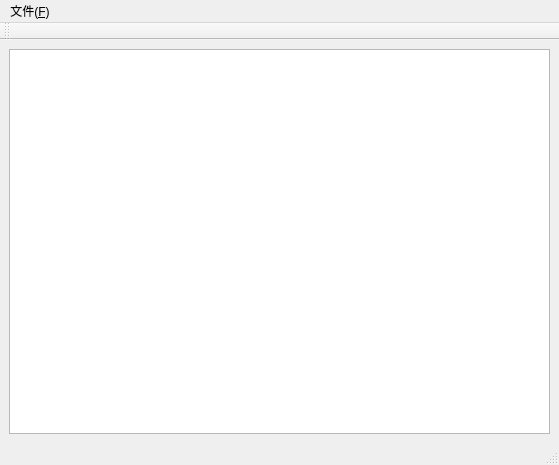
<?xml version="1.0" encoding="UTF-8"?>
<ui version="4.0">
 <class>MainWindow</class>
 <widget class="QMainWindow" name="MainWindow">
  <property name="geometry">
   <rect>
    <x>0</x>
    <y>0</y>
    <width>559</width>
    <height>465</height>
   </rect>
  </property>
  <property name="windowTitle">
   <string>MainWindow</string>
  </property>
  <widget class="QWidget" name="centralwidget">
   <layout class="QVBoxLayout" name="verticalLayout">
    <item>
     <widget class="QTextEdit" name="textEdit"/>
    </item>
   </layout>
  </widget>
  <widget class="QMenuBar" name="menubar">
   <property name="geometry">
    <rect>
     <x>0</x>
     <y>0</y>
     <width>559</width>
     <height>26</height>
    </rect>
   </property>
   <widget class="QMenu" name="menu">
    <property name="title">
     <string>文件(&amp;F)</string>
    </property>
    <addaction name="newAction"/>
    <addaction name="openAction"/>
    <addaction name="saveAction"/>
   </widget>
   <addaction name="menu"/>
  </widget>
  <widget class="QStatusBar" name="statusbar"/>
  <widget class="QToolBar" name="toolBar">
   <property name="windowTitle">
    <string>toolBar</string>
   </property>
   <attribute name="toolBarArea">
    <enum>TopToolBarArea</enum>
   </attribute>
   <attribute name="toolBarBreak">
    <bool>false</bool>
   </attribute>
  </widget>
  <action name="newAction">
   <property name="text">
    <string>新建(&amp;N)</string>
   </property>
  </action>
  <action name="openAction">
   <property name="text">
    <string>打开(&amp;O)</string>
   </property>
  </action>
  <action name="saveAction">
   <property name="text">
    <string>另存为(&amp;S)</string>
   </property>
  </action>
 </widget>
 <resources/>
 <connections/>
</ui>
